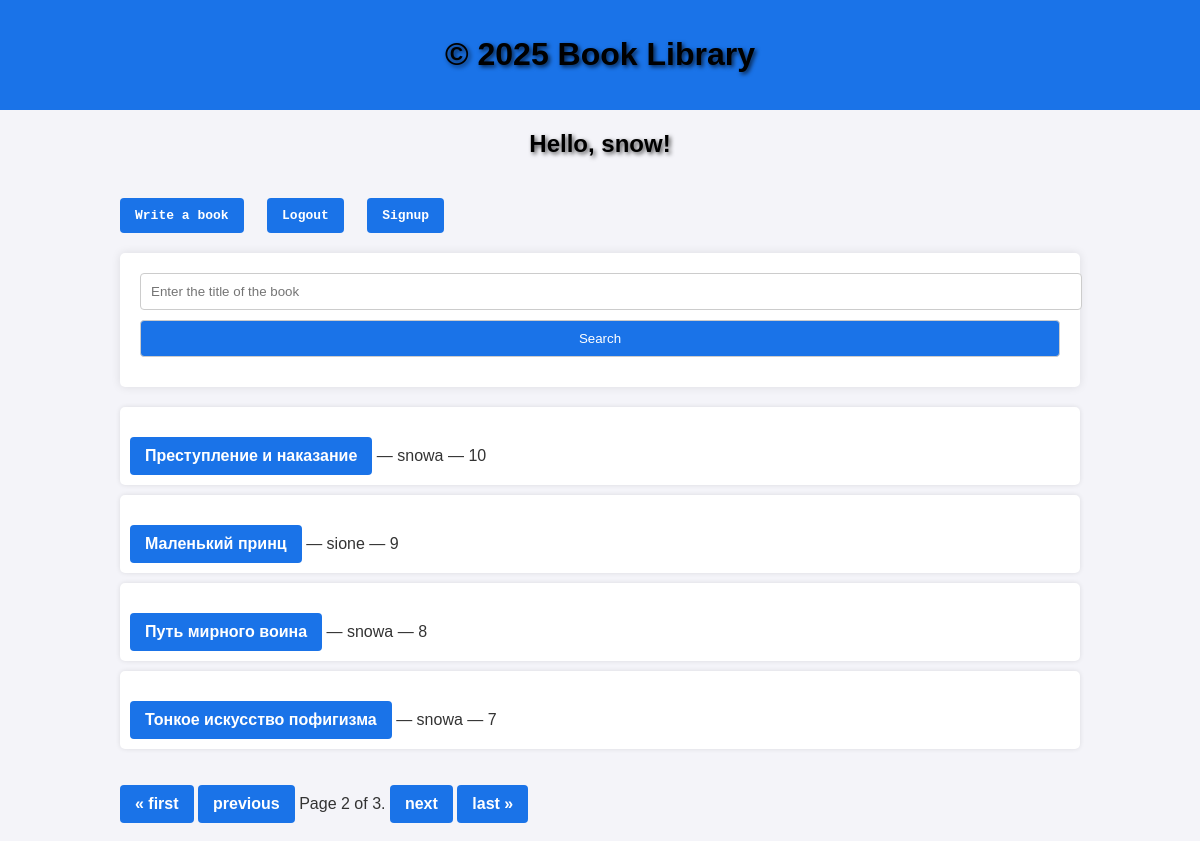
Page /?page=2 (signed in) on the committed database.
### books/models.py (models this page shows, shortened)
class Book(models.Model):
    title = models.CharField(max_length=100)
    description = models.TextField()
    user = models.ForeignKey(User, on_delete=models.CASCADE)  # Ссылка на пользователя (автора)

### books/views.py (the view)
# urls.py: path('', views.book_list, name='book_list'),
def book_list(request):
    query = request.GET.get('q')  # Получение поискового запроса
    books = Book.objects.all().order_by('-id')
    if query:
        books = books.filter(
            Q(title__icontains=query) | Q(description__icontains=query)
        )
    paginator = Paginator(books, 4)  # Пагинация на 4 книги
    page_number = request.GET.get('page')
    page_obj = paginator.get_page(page_number)
    return render(request, 'book_list.html', {'page_obj': page_obj, 'query': query})

### books/templates/book_list.html (shortened to what this page needs)
<!DOCTYPE html>
<html lang="en">
<head>
    {% load static %}
    <link rel="stylesheet" href="{% static 'css/styles.css' %}">
</head>
<body>
        <header>
            <h1>&copy; 2025 Book Library</h1>
        </header>
    <div class="container mt-5">
        {% if user.is_authenticated %}
            <h2 style="text-align: center;">Hello, {{ user.username }}!</h2>
            <pre><a href="http://127.0.0.1:8000/create/" class="btn btn-danger">Write a book</a>   <a href="http://127.0.0.1:8000/logout/" class="btn btn-danger">Logout</a>   <a href="http://127.0.0.1:8000/signup/" class="btn btn-danger">Signup</a></pre>
        {% else %}
            <h2 style="text-align: center;">Hello anonim, in order to write your books, you need to create an account or register</h2>
            <pre><a href="http://127.0.0.1:8000/login/" class="btn btn-danger">Login</a>   <a href="http://127.0.0.1:8000/signup/" class="btn btn-danger">Signup</a></pre>
        {% endif %}
    <form method="get" action="">
        <input
            type="text"
            name="q"
            placeholder="Enter the title of the book"
            value="{{ query|default:'' }}">
        <button type="submit">Search</button>
    </form>
    <ul>
        {% for book in page_obj %}
            <li>
                <strong><a href="{% url 'book_detail' book.id %}">{{ book.title }}</a></strong> — {{ book.user }} — {{ book.id }} {% if book.user == user %}— your book{% endif %}
            </li>
        {% empty %}
            <li>Books not found</li>
        {% endfor %}
    </ul>
        <div class="pagination">
            <span class="step-links">
                {% if page_obj.has_previous %}
                    <a href="?page=1">&laquo; first</a>
                    <a href="?page={{ page_obj.previous_page_number }}">previous</a>
                {% endif %}
                    <span class="current">
                        Page {{ page_obj.number }} of {{ page_obj.paginator.num_pages }}.
                    </span>
                {% if page_obj.has_next %}
                    <a href="?page={{ page_obj.next_page_number }}">next</a>
                    <a href="?page={{ page_obj.paginator.num_pages }}">last &raquo;</a>
                {% endif %}
            </span>
        </div>
    </div>
    <br>
</body>
</html>

### books/static/css/styles.css (style rules this page uses)
body { font-family: Arial, sans-serif; background-color: #f4f4f9; color: #333; margin: 0; padding: 0; }
h1, h2 { color: #000000; text-shadow: 2px 2px 4px rgba(0, 0, 0, 0.7); }
a { color: #1a73e8; text-decoration: none; }
header { background-color: #1a73e8; color: white; padding: 15px; text-align: center; }
.container { width: 80%; margin: 0 auto; }
form { background-color: white; padding: 20px; border-radius: 5px; box-shadow: 0 0 10px rgba(0, 0, 0, 0.1); margin: 20px 0; }
form input, form textarea, form button { width: 100%; padding: 10px; margin-bottom: 10px; border: 1px solid #ccc; border-radius: 4px; }
form button { background-color: #1a73e8; color: white; cursor: pointer; }
ul { list-style-type: none; padding: 0; }
ul li { background-color: white; margin: 10px 0; padding: 10px; border-radius: 5px; box-shadow: 0 0 5px rgba(0, 0, 0, 0.1); }
ul li a { font-weight: bold; }
.container a { display: inline-block; margin-top: 20px; background-color: #1a73e8; color: white; padding: 10px 15px; border-radius: 4px; text-decoration: none; font-weight: bold; }

### rows in the picture
Book: title "Преступление и наказание", user "snowa", id "10"
Book: title "Маленький принц", user "sione", id "9"
Book: title "Путь мирного воина", user "snowa", id "8"
Book: title "Тонкое искусство пофигизма", user "snowa", id "7"

### other values in the picture
{{ user.username }} "snow"
{{ page_obj.number }} "2"
{{ page_obj.paginator.num_pages }} "3"
